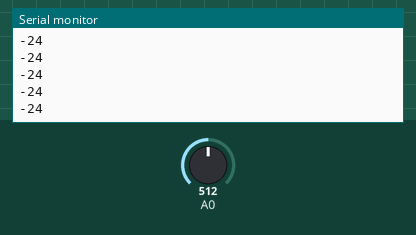
Simulated run of this sketch. Board: Arduino Uno, built with avr-gcc and run on an emulated ATmega328P. Parts: the last lines printed to the serial monitor. The inputs (shaded band) are chosen by the test bench; at power-on: A0 = 512.

Above: at 1.2 s.
1.3 s: A0 set to 716
At 2.3 s:
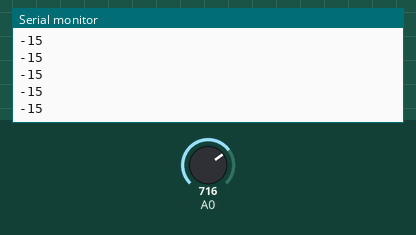
2.8 s: A0 set to 900
At 3.5 s:
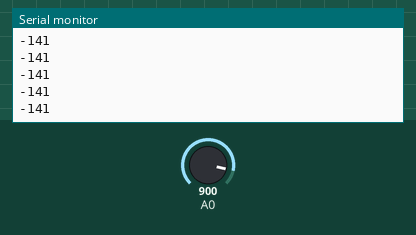
Timing chart, 0 to 5.8 s (numbered marks = the images above; inputs shaded):
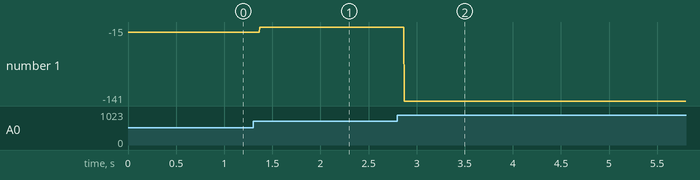

Measured:
- after the input at 1.3 s, the serial monitor: prints a new line after 0.07 s (image 1)
- after the input at 2.8 s, the serial monitor: prints a new line after 0.07 s (image 2)
- plotted number 1: -24 → -15 after the input at 1.3 s, -15 → -141 after the input at 2.8 s

The sketch:

sketch_apr09c.ino
```cpp
void setup() {
  // put your setup code here, to run once:
  Serial.begin(9600);
}

void loop() {
  // put your main code here, to run repeatedly:
  int k = analogRead(0);
  if (k) {
    Serial.println((k*1000)/(1024-k));
  }
}
```
